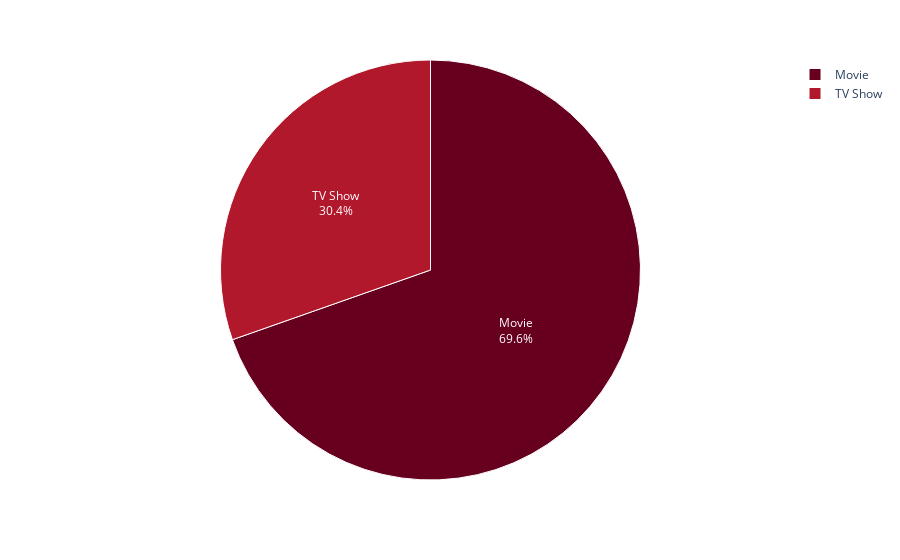

This figure's notebook cell:
### Markdown cell above
<h3>Percentage of Movies and TV show</h3>

### Code cell
x = df['type'].value_counts().reset_index()
plot = px.pie(x,values='type',names='index',color_discrete_sequence=px.colors.sequential.RdBu)
plot.update_traces(textposition='inside', textinfo='percent+label',marker = dict(line = dict(color = 'white', width = 1)))

### Figure 1 — Plotly figure (JSON) as saved in the notebook; plotly's stock layout.template omitted (floating-point values rounded to 4 significant figures)
{"data": [{"domain": {"x": [0, 1], "y": [0, 1]}, "hovertemplate": "index=%{label}<br>type=%{value}<extra></extra>", "labels": ["Movie", "TV Show"], "legendgroup": "", "marker": {"line": {"color": "white", "width": 1}}, "name": "", "showlegend": true, "textinfo": "percent+label", "textposition": "inside", "type": "pie", "values": [6131, 2676]}], "layout": {"legend": {"tracegroupgap": 0}, "margin": {"t": 60}, "piecolorway": ["rgb(103,0,31)", "rgb(178,24,43)", "rgb(214,96,77)", "rgb(244,165,130)", "rgb(253,219,199)", "rgb(247,247,247)", "rgb(209,229,240)", "rgb(146,197,222)", "rgb(67,147,195)", "rgb(33,102,172)", "rgb(5,48,97)"]}}
